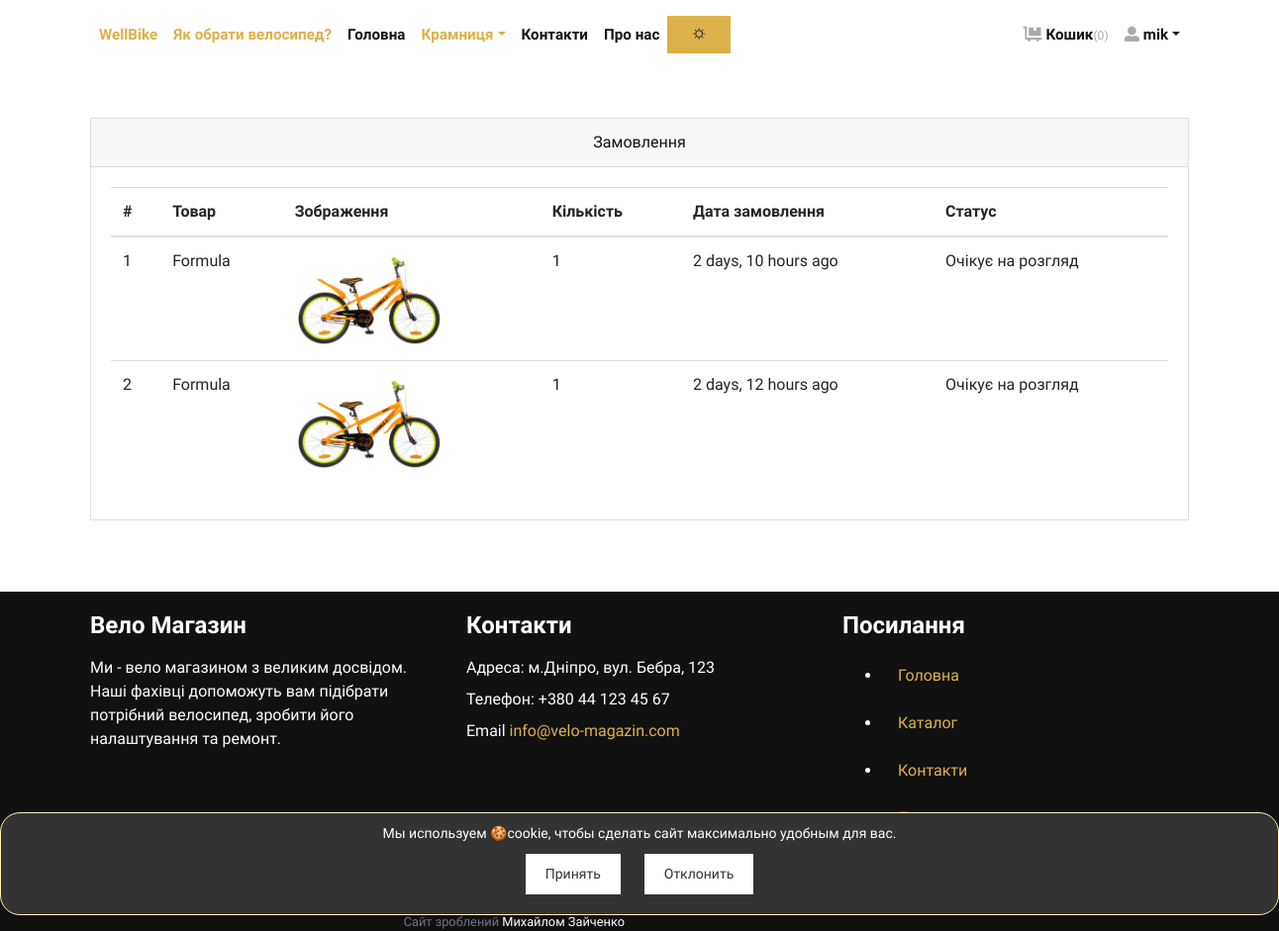
The page /orders/ (signed in) on the database as committed earlier.
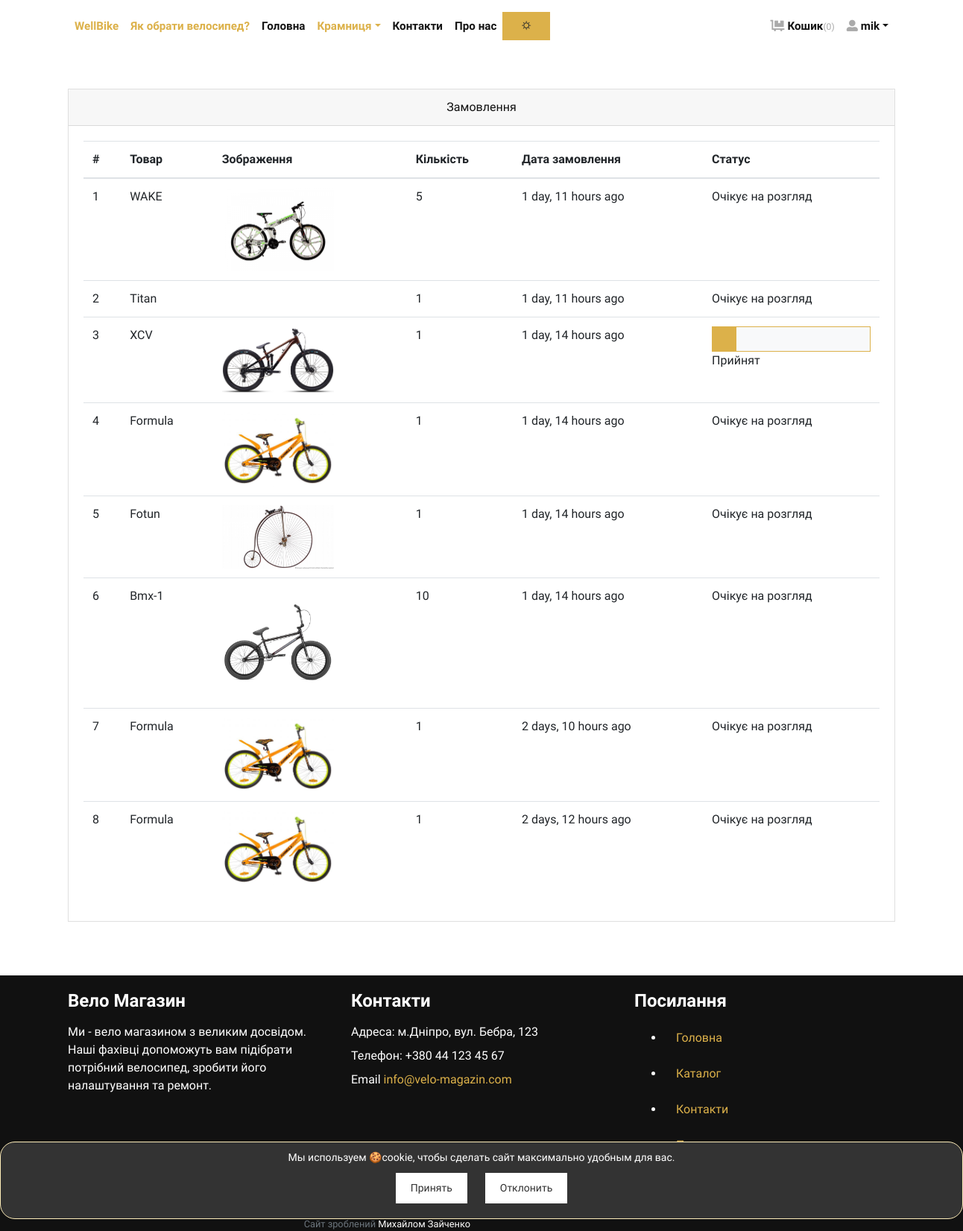
The same page on the database as committed later.
### store/models.py (models this page shows, shortened)
class Order(models.Model):
    user = models.ForeignKey(User, verbose_name="User", on_delete=models.CASCADE)
    address = models.ForeignKey(Address, verbose_name="Shipping Address", on_delete=models.CASCADE)
    paying_way = models.ForeignKey(PayingWay, verbose_name="Paying Way", on_delete=models.CASCADE, blank=True,
                                   null=True)
    product = models.ForeignKey(Product, verbose_name="Product", on_delete=models.CASCADE)
    quantity = models.PositiveIntegerField(verbose_name="Quantity")
    ordered_date = models.DateTimeField(auto_now_add=True, verbose_name="Ordered Date")
    status = models.CharField(
        choices=STATUS_CHOICES,
        max_length=50,
        default="Очікує на розгляд"
        )

class Product(models.Model):
    title = models.CharField(max_length=150, verbose_name="Product Title")
    slug = models.SlugField(max_length=160, verbose_name="Product Slug")
    sku = models.CharField(max_length=255, unique=True, verbose_name="Unique Product ID (SKU)")
    short_description = models.TextField(verbose_name="Short Description")
    detail_description = models.TextField(blank=True, null=True, verbose_name="Detail Description")
    product_image = models.ImageField(upload_to='product', blank=True, null=True, verbose_name="Product Image")
    price = models.DecimalField(max_digits=8, decimal_places=2)
    category = models.ForeignKey(Category, verbose_name="Product Categoy", on_delete=models.CASCADE)
    is_active = models.BooleanField(verbose_name="Is Active?")
    is_featured = models.BooleanField(verbose_name="Is Featured?")
    created_at = models.DateTimeField(auto_now_add=True, verbose_name="Created Date")
    updated_at = models.DateTimeField(auto_now=True, verbose_name="Updated Date")
    class Meta:
        verbose_name_plural = 'Products'
        ordering = ('-created_at', )

### store/views.py (the view)
# urls.py: path('orders/', views.orders, name="orders"),
@login_required
def orders(request):
    orders = Order.objects.filter(user=request.user).order_by('-ordered_date')
    your_account = request.user
    return render(request, 'store/orders.html', {'orders': orders, 'your_account': your_account,})

### store/context_preprocessors.py (called while the page is built)
def store_menu(request):
    categories = Category.objects.filter(is_active=True)
    context = {
        'categories_menu': categories,
    }
    return context

def cart_menu(request):
    if request.user.is_authenticated:
        cart_items= Cart.objects.filter(user=request.user)
        context = {
            'cart_items': cart_items,
        }
    else:
        context = {}
    return context

### templates/store/orders.html (shortened to what this page needs)
{% extends 'base.html' %}
{% load static %}
{% load humanize %}
{% block content %}
    <div class="container py-5">
        <div class="row">
            <div class="col-lg-12">
                <div class="card mb-4" id="tables">
                    <div class="card-header text-center">Замовлення</div>
                    <div class="card-body">
                        <table class="table table-hover">
                            <thead>
                            <tr>
                                <th>#</th>
                                <th>Товар</th>
                                <th>Зображення</th>
                                <th>Кількість</th>
                                <th>Дата замовлення</th>
                                <th>Статус</th>
                            </tr>
                            </thead>
                            <tbody>
                            {% if orders %}
                                {% for order in orders %}
                                    <tr>
                                        <td>{{ forloop.counter }}</td>
                                        <td>{{ order.product.title }}</td>
                                        <td>
                                            {% if order.product.product_image %}
                                                <img src="{{ order.product.product_image.url }}"
                                                     alt="{{ order.product.product_ttile }}" style="width:150px;">
                                            {% endif %}
                                        </td>
                                        <td>{{ order.quantity }}</td>
                                        <td>{{ order.ordered_date|naturaltime }}</td>
                                        <td>
                                            {% if order.status == 'Прийнят' %}
                                                <div class="bg-light border border-primary">
                                                    <div class="p-3 bg-primary" style="width:0;"></div>
                                                </div>
                                            {% endif %}
                                            {{ order.status }}
                                        </td>
                                    </tr>
                                {% endfor %}
                            {% endif %}
                            </tbody>
                        </table>
                    </div>
                </div>
            </div>
        </div>
    </div>
    </div>
{% endblock content %}

Rows that differ between the two databases and show on the page:
added Order: product "WAKE", product.product_image (picture), quantity "5", ordered_date "1 day, 11 hours ago", status "Очікує на розгляд"
added Order: product "Titan", quantity "1", ordered_date "1 day, 11 hours ago", status "Очікує на розгляд"
added Order: product "XCV", product.product_image (picture), quantity "1", ordered_date "1 day, 14 hours ago", status "Прийнят"
added Order: product "Formula", product.product_image (picture), quantity "1", ordered_date "1 day, 14 hours ago", status "Очікує на розгляд"
added Order: product "Fotun", product.product_image (picture), quantity "1", ordered_date "1 day, 14 hours ago", status "Очікує на розгляд"
added Order: product "Bmx-1", product.product_image (picture), quantity "10", ordered_date "1 day, 14 hours ago", status "Очікує на розгляд"
